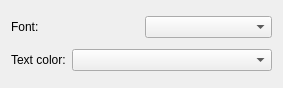
<?xml version="1.0" encoding="UTF-8"?>
<ui version="4.0">
 <class>plasmoidConfig</class>
 <widget class="QWidget" name="plasmoidConfig">
  <property name="geometry">
   <rect>
    <x>0</x>
    <y>0</y>
    <width>283</width>
    <height>88</height>
   </rect>
  </property>
  <property name="sizePolicy">
   <sizepolicy hsizetype="Expanding" vsizetype="Preferred">
    <horstretch>0</horstretch>
    <verstretch>0</verstretch>
   </sizepolicy>
  </property>
  <layout class="QVBoxLayout" name="verticalLayout">
   <item>
    <layout class="QHBoxLayout" name="horizontalLayout">
     <item>
      <widget class="QLabel" name="label">
       <property name="text">
        <string>Font:</string>
       </property>
      </widget>
     </item>
     <item>
      <widget class="KFontComboBox" name="kcfg_textFont"/>
     </item>
    </layout>
   </item>
   <item>
    <layout class="QHBoxLayout" name="horizontalLayout_3">
     <item>
      <widget class="QLabel" name="label_2">
       <property name="text">
        <string>Text color:</string>
       </property>
      </widget>
     </item>
     <item>
      <widget class="KColorCombo" name="kcfg_textColor">
       <property name="sizePolicy">
        <sizepolicy hsizetype="Expanding" vsizetype="Fixed">
         <horstretch>0</horstretch>
         <verstretch>0</verstretch>
        </sizepolicy>
       </property>
      </widget>
     </item>
    </layout>
   </item>
  </layout>
 </widget>
 <customwidgets>
  <customwidget>
   <class>KColorCombo</class>
   <extends>QComboBox</extends>
   <header>kcolorcombo.h</header>
  </customwidget>
  <customwidget>
   <class>KFontComboBox</class>
   <extends>KComboBox</extends>
   <header>kfontcombobox.h</header>
  </customwidget>
  <customwidget>
   <class>KComboBox</class>
   <extends>QComboBox</extends>
   <header>kcombobox.h</header>
  </customwidget>
 </customwidgets>
 <resources/>
 <connections/>
</ui>
